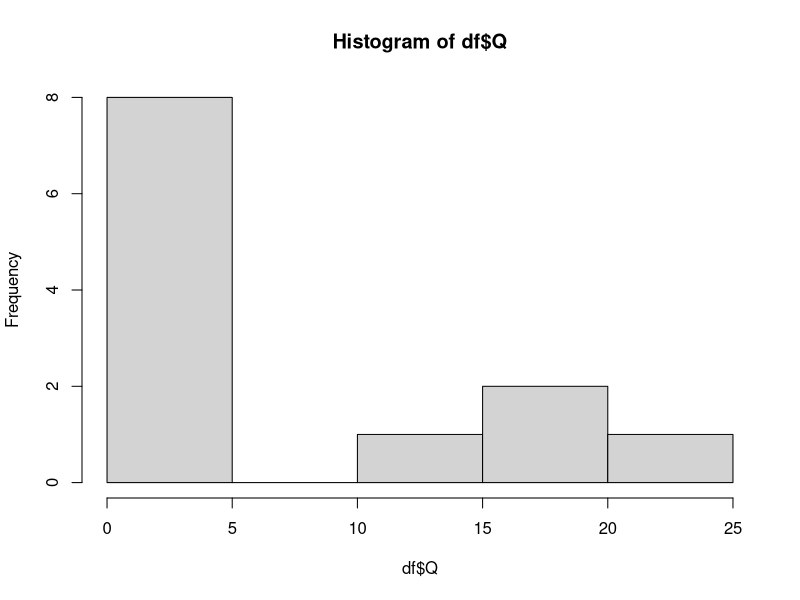
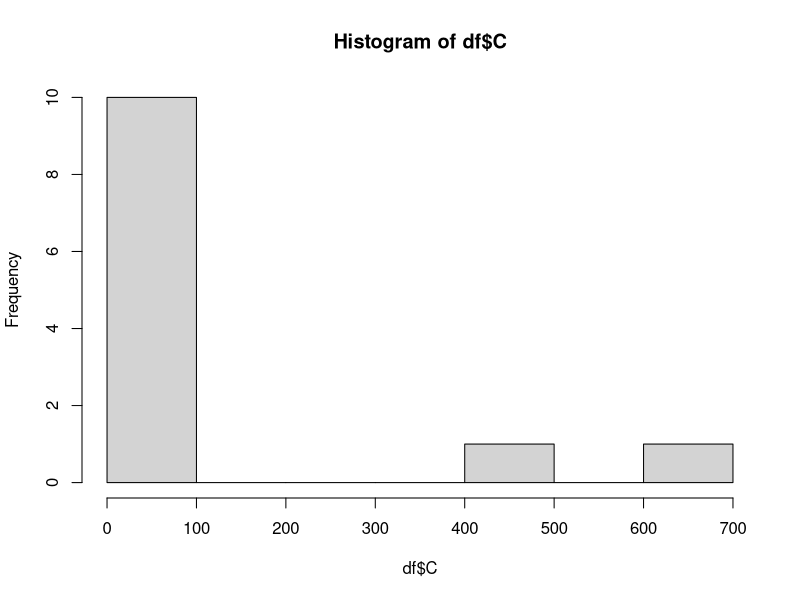
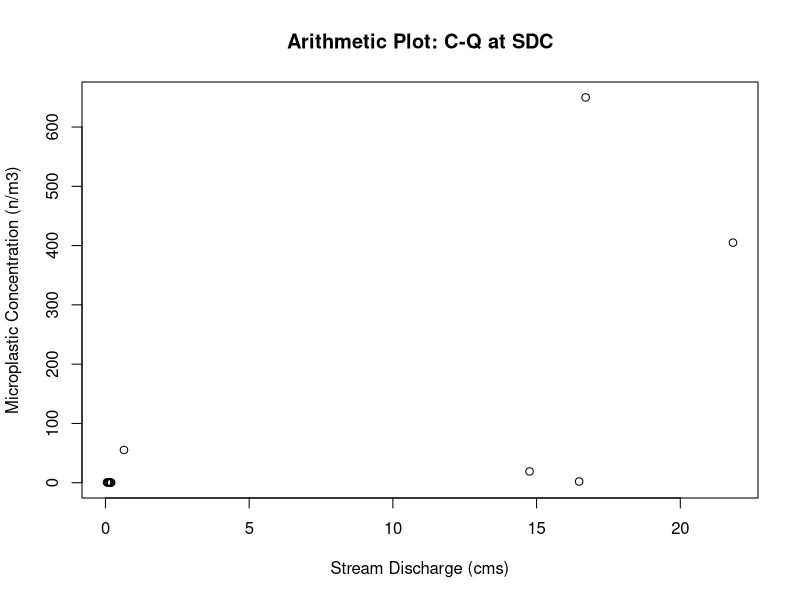
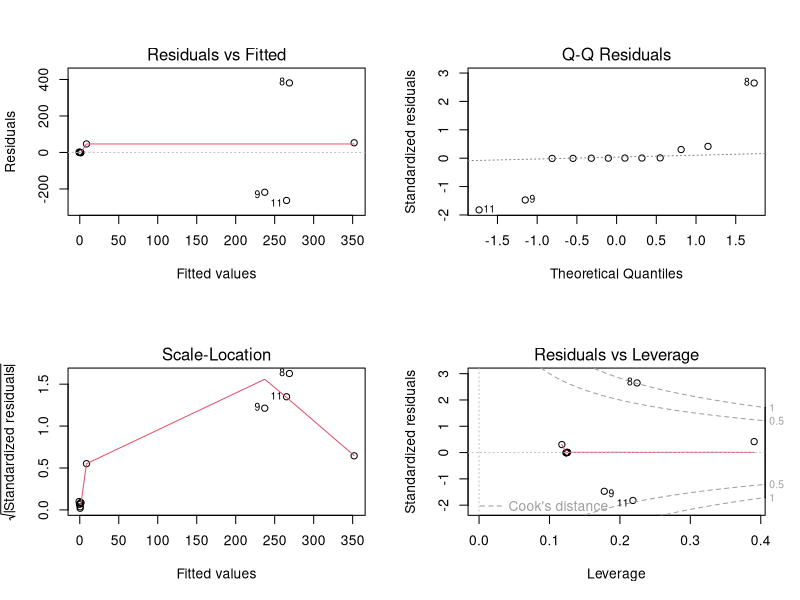
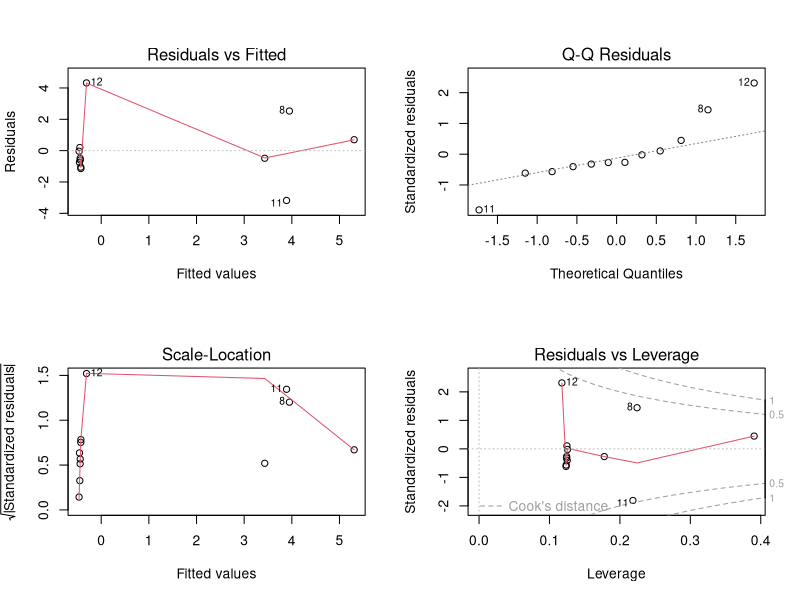
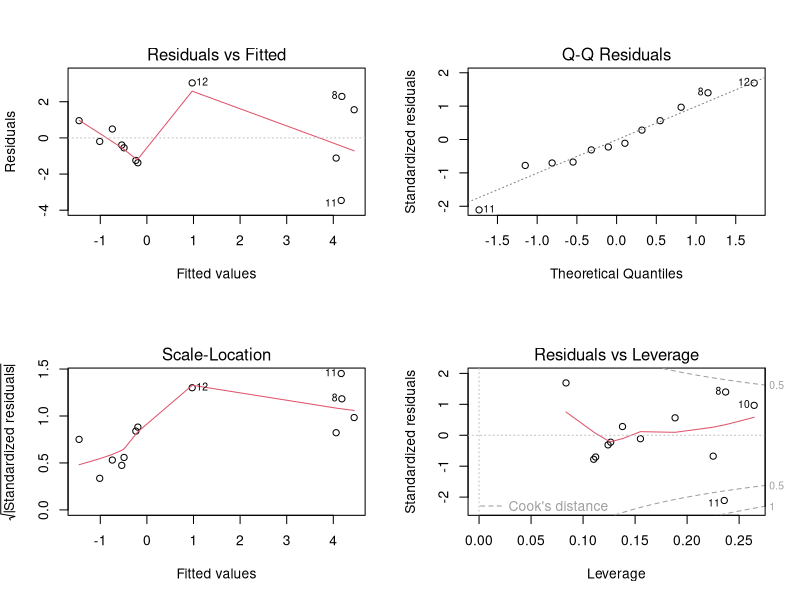
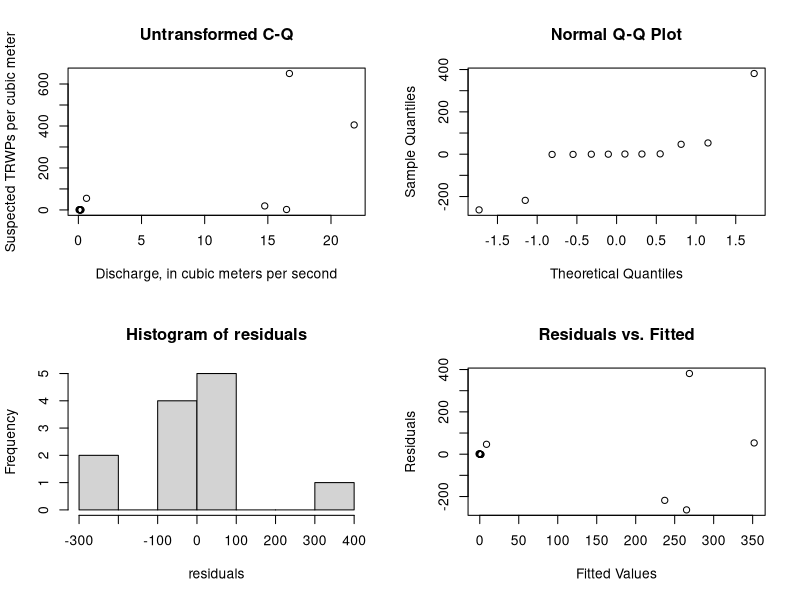
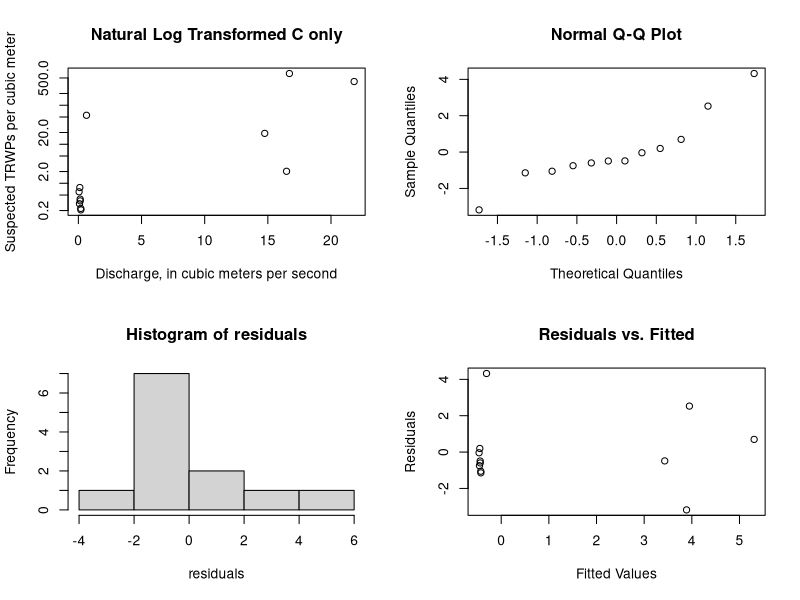

Here is the R script that generated these plots, in order:
###Clear the R environment
rm(list=ls());graphics.off();cat("\f");
library(ggplot2)
library(scales)
library(lmtest)
library(car)
library(boot)
# SDC Sample data
C <- c(0.393,
                   0.227,
                   0.778,
                   0.208,
                   0.354,
                   0.299,
                   0.605,
                   650,
                   19.0,
                   405,
                   2.03,
                   55.3)
Q <- c(0.139035719,
               0.188873369,
               0.113267388,
               0.197368424,
               0.146114931,
               0.086083215,
               0.054934683,
               16.70693973,
               14.75307729,
               21.83228904,
               16.48040495,
               0.643641932
)
df <- data.frame(Q,C)
mean(Q)
###########################
#Dont need to run comparison again.  Skip to Final Model
###########################

#Test dataset for normality
shapiro.test(df$Q) #Null hypothesis is data is normally distributed
shapiro.test(df$C)#Null hypothesis is data is normally distributed
hist(df$Q)
hist(df$C)

#Plot data in arithmetic space to see if linear
plot(df,xlab = "Stream Discharge (cms)", ylab = "Microplastic Concentration (n/m3)", main = "Arithmetic Plot: C-Q at SDC")

#Create Linear Model and look at significance and residual plots
model <- lm(C ~ Q, data = df)
summary(model)
par(mfrow = c(2, 2))
# residual plots
plot(model) #Look for curvature, heteroskadasticity ....

# Test for normality in residuals of model
residuals<-resid(model) 
shapiro_xy <- shapiro.test(residuals) #Null hypothesis is data is normally distributed

# Perform the Non Constant Variance test
ncvTest_xy <- ncvTest(model) #Null hypothesis = homoscedasticity / No autocorrelation

#Print results
print("No Transformation")
cat("Test for normality of residuals:\n")
print(shapiro_xy)
cat("Test for constant variance of residuals:\n")
print(ncvTest_xy)

## If linear model is not a good fit/data is non-linear transform y, x, or both

###############################################################################
#Transform y only via ln(y)
##########################
#Create Model and look at significance and residual plots
model <- lm(log(C) ~ Q, data = df)
summary(model)
# residual plots
plot(model) #Look for curvature, heteroskadasticity ....

# Test for normality in residuals of model
residuals<-resid(model) 
shapiro_lny <- shapiro.test(residuals) #Null hypothesis is data is normally distributed

# Perform the Non Constant Variance test
ncvTest_lny <- ncvTest(model) #Null hypothesis = homoscedasticity / No autocorrelation

#Print results
print("Transform y only via ln(y)")
cat("Test for normality of residuals:\n")
print(shapiro_lny)
cat("Test for equal variance of residuals:\n")
print(ncvTest_lny)


###############################################################################
#Transform x and y  via ln()
##########################
#Create Model and look at significance and residual plots
model <- lm(log(C) ~ log(Q), data = df)
summary(model)
# residual plots
plot(model) #Look for curvature, heteroskadasticity ....

# Test for normality in residuals of model
residuals<-resid(model)
shapiro_lnxlny <- shapiro.test(residuals) #Null hypothesis is data is normally distributed

# Perform the Non Constant Variance test
ncvTest_lnxlny <- ncvTest(model) #Null hypothesis = homoscedasticity / No autocorrelation


#Print results
print("Transform x and y via ln()")
cat("Test for normality of residuals:\n")
print(shapiro_lnxlny)
cat("Test for equal variance of residuals:\n")
print(ncvTest_lnxlny)


###############################################################################
###############################################################################


####SUMMARY PLOTS AND STATS FOR ONE TYPE OF MODEL #####

#EX: Untransformed Model

par(mfrow = c(2, 2))
#Plot data in arithmetic space
plot(df, xlab="Discharge, in cubic meters per second",
     ylab="Suspected TRWPs per cubic meter", main="Untransformed C-Q")
#Model and look at significance and residual plots
model <- lm(C ~ Q, data = df)
summary(model)
#plot(model) Using below plots instead

# Test for normality in residuals of model
residuals<-resid(model)
qqnorm(residuals)
hist(residuals)
shapiro.test(residuals) #Null hypothesis is data is normally distributed

# Create a scatterplot of residuals vs. fitted values
plot(fitted(model), residuals, xlab = "Fitted Values", ylab = "Residuals", main = "Residuals vs. Fitted")
# Perform the Non Constant Variance test
ncvTest(model)

####SUMMARY PLOTS AND STATS FOR ONE TYPE OFMODEL #####

#EX: Natural Log C Transformed

par(mfrow = c(2, 2))
#Plot data in log-log space
plot(df, xlab="Discharge, in cubic meters per second",
     ylab="Suspected TRWPs per cubic meter", main="Natural Log Transformed C only", log = 'y')
#Model and look at significance and residual plots
model <- lm(log(C) ~ Q, data = df)
summary(model)
#plot(model) Using below plots instead

# Test for normality in residuals of model
residuals<-resid(model)
qqnorm(residuals)
hist(residuals)
shapiro.test(residuals) #Null hypothesis is data is normally distributed

# Create a scatterplot of residuals vs. fitted values
plot(fitted(model), residuals, xlab = "Fitted Values", ylab = "Residuals", main = "Residuals vs. Fitted")
# Perform the Non Constant Variance test
ncvTest(model)

##############
#SKIP TO HERE
###############

####SUMMARY PLOTS AND STATS FOR ONE TYPE OFMODEL #####

#EX: Natural Log - Natural Log Transformed

par(mfrow = c(2, 2))
#Plot data in log-log space
plot(df, xlab="Discharge, in cubic meters per second",
     ylab="Suspected TRWPs per cubic meter", main="Natural Log Transformed C and Q", log = 'xy')
#Model and look at significance and residual plots
model <- lm(log(C) ~ log(Q), data = df)
summary(model)
#plot(model) #Using below plots instead

# Test for normality in residuals of model
residuals<-resid(model)
qqnorm(residuals)
hist(residuals)
shapiro.test(residuals) #Null hypothesis is data is normally distributed

# Create a scatterplot of residuals vs. fitted values
plot(fitted(model), residuals, xlab = "Fitted Values", ylab = "Residuals", main = "Residuals vs. Fitted")
# Perform the Non Constant Variance test
ncvTest(model)

###############################################################################
###############################################################################
# Model selected: #TYPE 3: Natural Log Transformed C and Q
model <- lm(log(C) ~ log(Q), data = df)
###############################################################################
###############################################################################
###AFTER MODEL SELECTION#######

#Bias Correction Selection Following Helschel & Hirsch 2002 and 2020
#regression equations fit in log space result in a bias when back transformed. 
#When the objective is to compute Loads by regressing and summing over the record 
#a correction must be applied because this method assumes the equation produces an estimate of the mean
# the sum of the means = the mean of the sum
# However, applying the regression in orginal units is violates this because the
#regression in original units is the an estimate of the median not the mean 
#the sum of the medians is not the median of the sum
#A sum of the median values will underestimate the sum of the mean.
#Therefore if unaccounted for this will underestimate the long-term mean load.

#Two bias correction methods are commonly employed
#Ferguson' Maximum Likelihood Estimation: residuals must be normally distributed (n > 30)
#Duan: Nonparametric Smearing (does not require normality; requires independence and homoscedastic)

#Our residuals are normally distributed
#Even though our sample size is less than 30,
#We will calculate both following H&H 2020 rcode

# For comparison calculate the mean of the observed concentrations
meanC <- mean(df$C) 
meanC

#calculate the mean of the y fitted values for each Q
yhat <-exp(model$fitted.values)
meanyhat <- mean(yhat) #compare mean of fitted values to mean observed concentrations
100*(meanC-meanyhat)/meanC #this is an underestimate of the mean of the observed data by ~75%

#Ferguson' Maximum Likelihood Estimation (MLE)

#calculate the MLE bias adj
sse <- sum(model$residuals^2)
sSquared <- sse / (length(model$residuals)-2)
biasAdj <- exp(0.5*sSquared)
biasAdj

#Apply MLE bias adj to yhat and check mean
ymle <-yhat*biasAdj
meanmle<-mean(ymle)
meanmle
100*(meanC-meanmle)/meanC #this is an overestimate of the mean of the observed data by ~-44%

##
#Duan's Smearing Estimate of the Bias Correction Adjustment

#calculate the smearing estiamte
smearAdj <- sum(exp(model$residuals))/length(model$residuals)
smearAdj

#Apply Smearing adj to yhat and check mean
ysmear <-yhat*smearAdj
meanysmear<-mean(ysmear)
meanysmear
100*(meanC-meanysmear)/meanC #this is an overestimate of the mean of the observed data by ~12%

#####################################################

#Print summary
print(paste("Mean of Observations:", meanC))
print(paste("Mean of Fit:", meanyhat))
print(paste("MLE Adjustmented Mean:", meanmle))
print(paste("DuanAdjusted Mean:", meanysmear))

##Going with Duan Smearing Correction Adjustment Because
#1.) the sample size is less than 30 
#2.) the smear adjustment produces a closer estimate of mean than MLE adj

#####################################################
#calculating the confidence intervals
####################################################

#Confidence Intervals by bootstrapping (Non-parametric approach)
set.seed(123)  # for reproducibility
data <- data.frame(x=df$Q,
                   y=df$C)

# Define a function to fit the linear model and extract coefficients
fit_model <- function(data, indices) {
  bootmodel <- lm(log(y) ~ log(x), data = data[indices, ])
  return(coef(bootmodel))
}

# Set the number of bootstrap samples
num_bootstraps <- 10000

# Perform bootstrapping to get coefficient distributions
set.seed(123)  # for reproducibility
bootstrap_results <- boot(data, fit_model, R = num_bootstraps)

# Remove rows with missing values in the bootstrap results
bootstrap_results$t <- na.omit(bootstrap_results$t)

# Calculate confidence intervals for coefficients
confidence_intervals <- t(sapply(1:ncol(bootstrap_results$t), function(i) {
  quantile(bootstrap_results$t[, i], probs = c(0.025, 0.975))
}))

# Create a matrix of coefficient names and confidence intervals
coef_names <- names(coefficients(model))
coef_intervals <- data.frame(Coefficient = coef_names,
                             Lower_CI = confidence_intervals[, 1],
                             Upper_CI = confidence_intervals[, 2])

# Print and plot the confidence intervals
print(coef_intervals) # Using this one.

#############################################
#confidence intervals (This is a parametric approach and therefore assumes normality)
confint(model, level = 0.95) 

#############################################

###Confidence Intervals For Plots

#Create Confidence intervals (Uncorrected)
nmodel<- data.frame(Q = seq(from = min(df$Q), to = max(df$Q), length= 100))
model_conf <- exp(predict(model, nmodel, type = "response", interval = "confidence",level=0.95))
nmodel <- cbind(nmodel,model_conf)
nmodel

#Create Confidence intervals (CORRECTED)
model_conf_cor <- model_conf*smearAdj
nmodel_cor<-cbind(nmodel,model_conf_cor)
nmodel_cor <- `colnames<-`(nmodel_cor,c('Q','fit_uncor','lwr_uncor','upr_uncor','fit_cor','lwr_cor','upr_cor'))
nmodel_cor

#Create Prediction intervals (Uncorrected)
pmodel<- data.frame(Q = seq(from = min(df$Q), to = max(df$Q), length= 100))
model_preds <- exp(predict(model, pmodel, type = "response", interval = "prediction",level=0.95))
pmodel <- cbind(pmodel,model_preds)
pmodel

#Create Prediction intervals (CORRECTED)
model_preds_cor <- model_preds*smearAdj
pmodel_cor<-cbind(pmodel,model_preds_cor)
pmodel_cor <- `colnames<-`(pmodel_cor,c('Q','fit_uncor','lwr_uncor','upr_uncor','fit_cor','lwr_cor','upr_cor'))
pmodel_cor


#Plot the uncorrected and corrected model and confidence intervals
plot <- ggplot()+ 
  geom_line(aes(x = Q, y = fit), col = "gray", data = pmodel)+
  geom_line(aes(x = Q, y = lwr), linetype=2, col = "green", data = nmodel)+
  geom_line(aes(x = Q, y = upr), linetype=2, col = "green", data = nmodel)+
  geom_line(aes(x = Q, y = lwr), linetype=2, col = "orange", data = pmodel)+
  geom_line(aes(x = Q, y = upr), linetype=2, col = "orange", data = pmodel)+
  geom_line(aes(x = Q, y = fit_cor), col = "black", data = pmodel_cor)+
  geom_line(aes(x = Q, y = lwr_cor), linetype=2, col = "blue", data = nmodel_cor)+
  geom_line(aes(x = Q, y = upr_cor), linetype=2, col = "blue", data = nmodel_cor)+
  geom_line(aes(x = Q, y = fit_cor), col = "transparent", data = pmodel_cor)+
  geom_line(aes(x = Q, y = lwr_cor), linetype=2, col = "purple", data = pmodel_cor)+
  geom_line(aes(x = Q, y = upr_cor), linetype=2, col = "purple", data = pmodel_cor)+
  geom_point(data = df, aes(x=Q, y=C))+
  ggtitle("MP Concentration-Discharge: SDC") +
  xlab("Discharge, in cubic meters per second") +
  ylab("Total Suspected TRWPs per cubic meter")
plot
plot    +scale_x_log10(breaks = trans_breaks("log10", function(x) 10^x),
                       labels = trans_format("log10", math_format(10^.x))) +
  scale_y_log10(breaks = trans_breaks("log10", function(x) 10^x),
                labels = trans_format("log10", math_format(10^.x))) +
  theme_bw()+
  annotate(geom="text", x=0.5, y=8000, label="Ln(Concentration)= 1.4061 + 0.9862 × Ln(Discharge)
       Duan Smearing Correction Adjustment = 3.566",
                                               color="black")

plot+ theme_bw()+
  annotate(geom="text", x=7.5, y=15000, label="Concentration = 3.566 × (4.0800 × Discharge^0.9862)",
           color="black")


##Plot of Final
#Plot the uncorrected and corrected model and confidence intervals
plot <- ggplot()+ 
  geom_line(aes(x = Q, y = fit_cor), col = "black", data = pmodel_cor)+
  geom_line(aes(x = Q, y = lwr_cor), linetype=2, col = "blue", data = nmodel_cor)+
  geom_line(aes(x = Q, y = upr_cor), linetype=2, col = "blue", data = nmodel_cor)+
  geom_line(aes(x = Q, y = lwr_cor), linetype=2, col = "purple", data = pmodel_cor)+
  geom_line(aes(x = Q, y = upr_cor), linetype=2, col = "purple", data = pmodel_cor)+
  geom_point(data = df, aes(x=Q, y=C))+
  ggtitle("MP Concentration-Discharge: SDC (TRWPs)") +
  xlab("Discharge, in cubic meters per second") +
  ylab("TRWPs, number per cubic meter")
plot
plot    +scale_x_log10(breaks = trans_breaks("log10", function(x) 10^x),
                       labels = trans_format("log10", math_format(10^.x))) +
  scale_y_log10(breaks = trans_breaks("log10", function(x) 10^x),
                labels = trans_format("log10", math_format(10^.x))) +
  annotate(geom="text", x=0.5, y=15000, label="Ln(Concentration)= 1.4061 + 0.9862 × Ln(Discharge)
       Duan Smearing Correction Adjustment = 3.566",
           color="black") +
theme(
  legend.text = element_text(size = 12),      # Increase legend text size
  legend.title = element_text(size = 14),     # Increase legend title size
  axis.title.x = element_text(size = 14),     # Increase x-axis title size
  axis.title.y = element_text(size = 14),     # Increase y-axis title size
  axis.text.x = element_text(size = 12, color= "black"),       # Increase x-axis label size
  axis.text.y = element_text(size = 12, color = "black"),      # Increase y-axis label size
  plot.title = element_text(size = 16, face = "bold"), # Increase title size
  plot.subtitle = element_text(size = 12, face = "bold", hjust = 0, vjust = 1.5),
  axis.ticks.y = element_line(color = "black"))+
  annotate("rect", xmin = 15.5, xmax = 19.5, ymin = 0.035, ymax = 0.01, 
           fill = "white", color = "black") +  # Draw the white box with a black border
  annotate("text", x = 17.5, y = 0.02, label = "c", size = 6.5, fontface = "bold") 

plot+ theme_bw()+
  annotate(geom="text", x=7.5, y=15000, label="Concentration = 3.566 × (4.0800 × Discharge^0.9862)", color="black")
